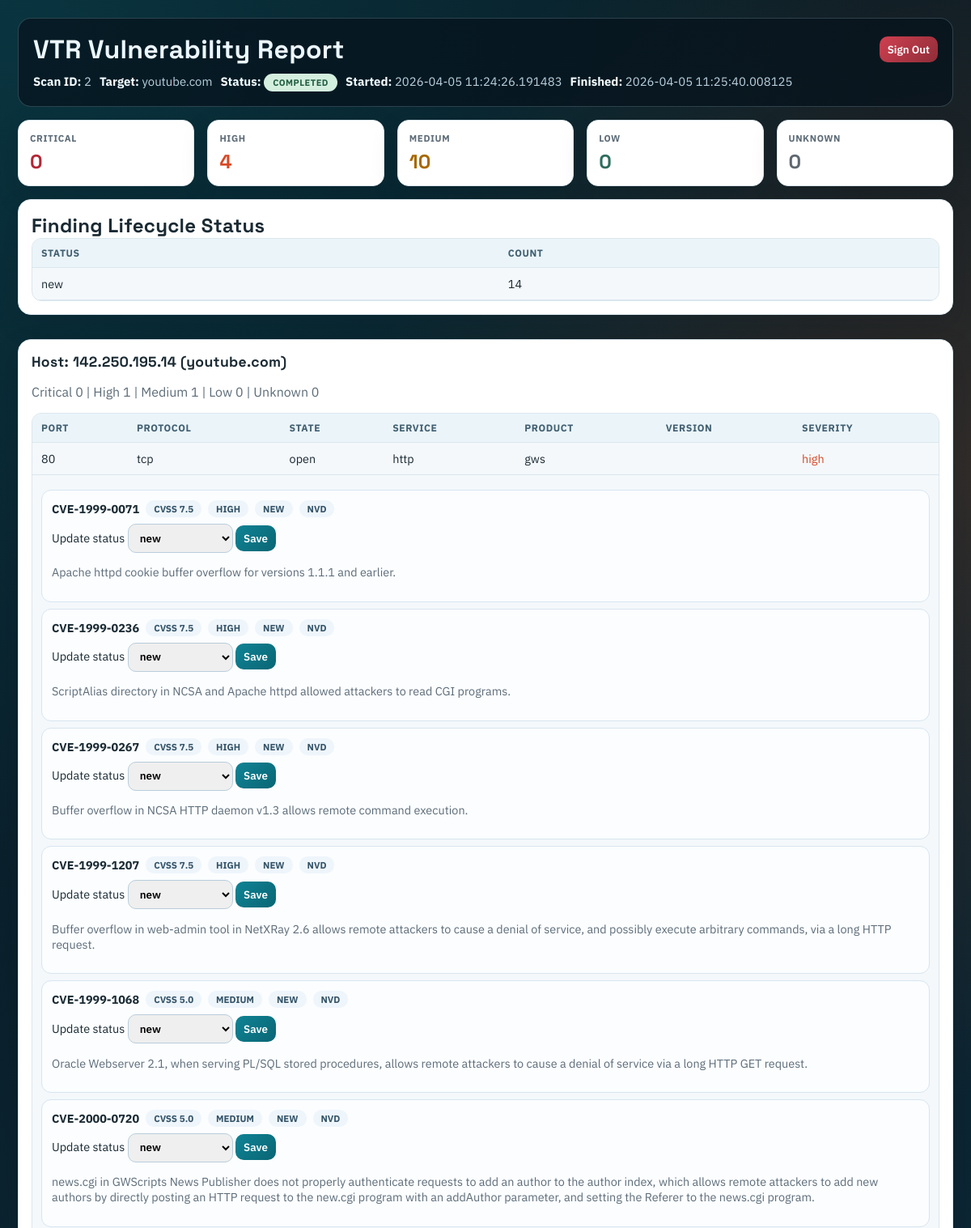
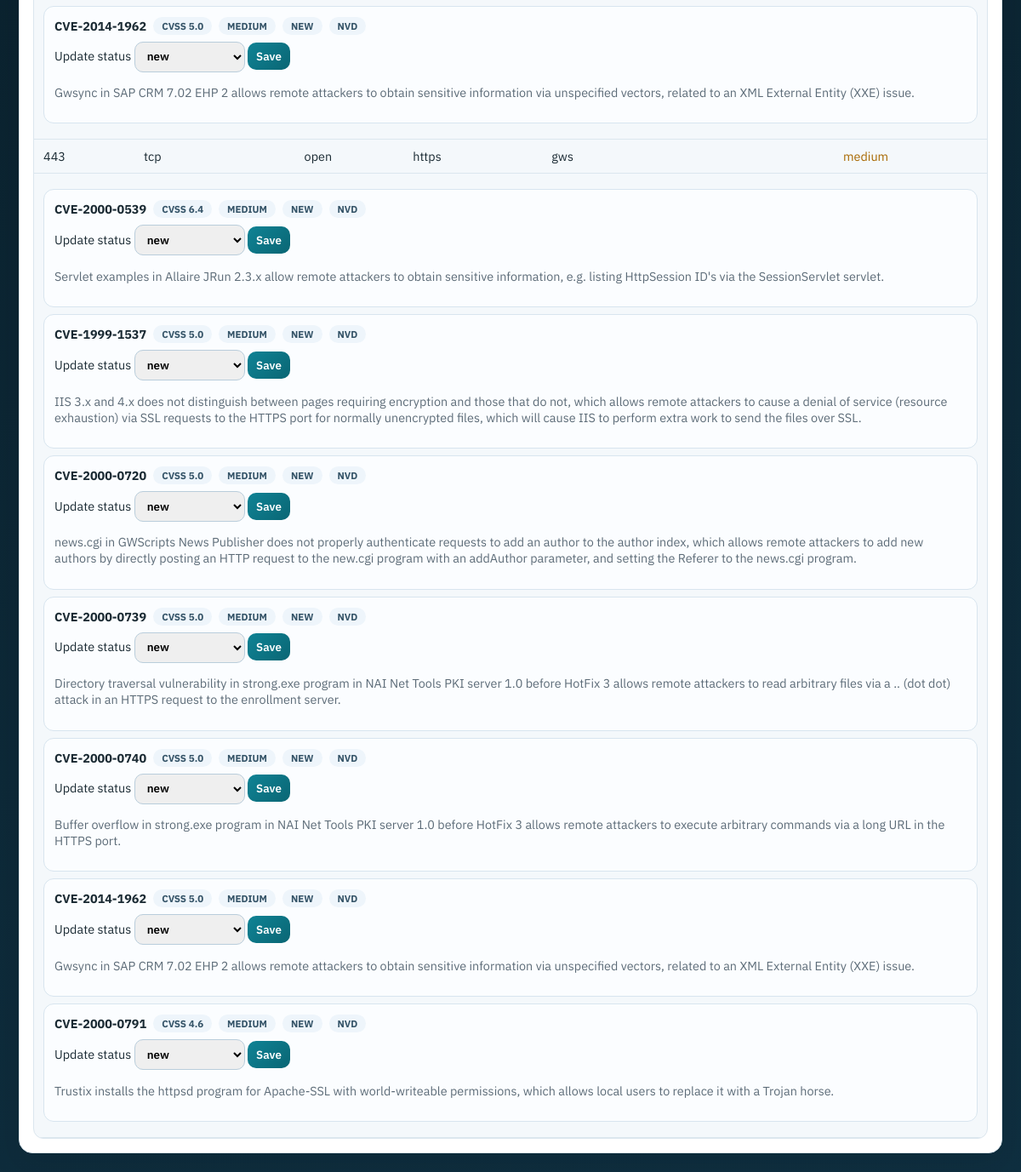
Screenshot of /report/2 (signed in) with the database file from the repository (2 pictures, top to bottom).
### app/models.py (models this page shows)
class Scan(db.Model):
    __tablename__ = "scans"
    id = db.Column(db.Integer, primary_key=True)
    target = db.Column(db.String(256), nullable=False)
    started_at = db.Column(db.DateTime, default=datetime.utcnow)
    finished_at = db.Column(db.DateTime, nullable=True)
    raw_xml = db.Column(db.Text, nullable=True)  # optional: keep xml for debugging
    hosts = db.relationship("Host", backref="scan", cascade="all, delete-orphan")
    findings = db.relationship("VulnerabilityFinding", backref="scan", cascade="all, delete-orphan")

class VulnerabilityFinding(db.Model):
    __tablename__ = "vulnerability_findings"
    id = db.Column(db.Integer, primary_key=True)
    scan_id = db.Column(db.Integer, db.ForeignKey("scans.id"), nullable=False)
    host_id = db.Column(db.Integer, db.ForeignKey("hosts.id"), nullable=False)
    service_id = db.Column(db.Integer, db.ForeignKey("services.id"), nullable=False)
    cve_id = db.Column(db.String(32), nullable=False)
    description = db.Column(db.Text, nullable=True)
    cvss_score = db.Column(db.Float, nullable=True)
    severity = db.Column(db.String(16), nullable=False)
    source = db.Column(db.String(32), nullable=False, default="nvd")
    status = db.Column(db.String(32), nullable=False, default="new")
    first_seen_at = db.Column(db.DateTime, default=datetime.utcnow)
    last_seen_at = db.Column(db.DateTime, default=datetime.utcnow)

class Host(db.Model):
    __tablename__ = "hosts"
    id = db.Column(db.Integer, primary_key=True)
    scan_id = db.Column(db.Integer, db.ForeignKey("scans.id"), nullable=False)
    ip = db.Column(db.String(64), nullable=False)
    hostname = db.Column(db.String(256), nullable=True)
    services = db.relationship("Service", backref="host", cascade="all, delete-orphan")
    findings = db.relationship("VulnerabilityFinding", backref="host", cascade="all, delete-orphan")

class Service(db.Model):
    __tablename__ = "services"
    id = db.Column(db.Integer, primary_key=True)
    host_id = db.Column(db.Integer, db.ForeignKey("hosts.id"), nullable=False)
    port = db.Column(db.Integer, nullable=False)
    protocol = db.Column(db.String(16), nullable=False)
    state = db.Column(db.String(32), nullable=True)
    service_name = db.Column(db.String(128), nullable=True)
    product = db.Column(db.String(256), nullable=True)
    version = db.Column(db.String(128), nullable=True)
    findings = db.relationship("VulnerabilityFinding", backref="service", cascade="all, delete-orphan")

### app/routes.py (the view)
@main.route("/report/<int:scan_id>")
@login_required
def report(scan_id):
    scan = Scan.query.get_or_404(scan_id)
    status = _scan_status(scan)
    error_message = _scan_error(scan)
    hosts = []
    counts = {"critical": 0, "high": 0, "medium": 0, "low": 0, "unknown": 0}
    finding_counts_by_status = {}
    findings_by_service_id = {}
    for finding in scan.findings:
        findings_by_service_id.setdefault(finding.service_id, []).append(finding)
        finding_status = (finding.status or "new").lower()
        finding_counts_by_status[finding_status] = finding_counts_by_status.get(finding_status, 0) + 1
        sev = (finding.severity or "unknown").lower()
        if sev not in counts:
            sev = "unknown"
        counts[sev] += 1
    for h in scan.hosts:
        host_services = []
        host_counts = {"critical": 0, "high": 0, "medium": 0, "low": 0, "unknown": 0}
        for s in h.services:
            service_findings = findings_by_service_id.get(s.id, [])
            service_severity = _classify_service_severity(
                {
                    "port": s.port,
                    "state": s.state,
                    "service": s.service_name,
                }
            )
            if service_findings:
                scored = [f.cvss_score for f in service_findings if f.cvss_score is not None]
                best_score = max(scored) if scored else None
                service_severity = _severity_from_score(best_score)
                host_counts[service_severity if service_severity in host_counts else "unknown"] += 1
            else:
                host_counts[service_severity] += 1
            host_services.append(
                {
                    "port": s.port,
                    "protocol": s.protocol,
                    "state": s.state,
                    "service": s.service_name,
                    "product": s.product,
                    "version": s.version,
                    "severity": service_severity,
                    "findings": [
                        {
                            "id": f.id,
                            "cve_id": f.cve_id,
                            "cvss_score": f.cvss_score,
                            "severity": f.severity,
                            "status": f.status,
                            "source": f.source,
                            "description": f.description,
                        }
                        for f in service_findings
                    ],
                }
            )
        hosts.append({
            "ip": h.ip,
            "hostname": h.hostname,
            "services": host_services,
            "counts": host_counts,
        })
    return render_template(
        "report.html",
        scan=scan,
        hosts=hosts,
        counts=counts,
        status=status,
        error_message=error_message,
        finding_counts_by_status=finding_counts_by_status,
    )

### app/routes.py (called while the page is built)
def _classify_service_severity(service):
    state = (service.get("state") or "").lower()
    if state != "open":
        return "low"
    port = service.get("port") or 0
    service_name = (service.get("service_name") or service.get("service") or "").lower()
    if port in _CRITICAL_PORTS or service_name in _CRITICAL_SERVICES:
        return "critical"
    if port in _HIGH_PORTS or service_name in _HIGH_SERVICES:
        return "high"
    if port > 0:
        return "medium"
    return "low"

def _scan_status(scan):
    raw_xml = scan.raw_xml or ""
    if scan.finished_at is None:
        if raw_xml.startswith("STATUS:RUNNING"):
            return "running"
        return "queued"
    if "\n\nERROR:" in raw_xml or raw_xml.startswith("ERROR:"):
        return "failed"
    return "completed"

def _scan_error(scan):
    raw_xml = scan.raw_xml or ""
    marker = "ERROR:"
    idx = raw_xml.rfind(marker)
    if idx == -1:
        return None
    return raw_xml[idx + len(marker):].strip() or "Unknown scan error"

def _severity_from_score(score):
    if score is None:
        return "unknown"
    if score >= 9.0:
        return "critical"
    if score >= 7.0:
        return "high"
    if score >= 4.0:
        return "medium"
    return "low"

def _is_authenticated():
    return bool(session.get("authenticated"))

def login_required(view_func):
    @wraps(view_func)
    def wrapper(*args, **kwargs):
        if _is_authenticated():
            return view_func(*args, **kwargs)
        flash("Please sign in to continue", "danger")
        return redirect(url_for("main.login", next=request.path))
    return wrapper

### app/templates/report.html (shortened to what this page needs)
<!doctype html>
<html>
<head>
</head>
<body>
  <div class="layout">
    <header class="header">
      <div class="header-top">
        <h1>VTR Vulnerability Report</h1>
        <form action="{{ url_for('main.logout') }}" method="post">
          <button class="signout" type="submit">Sign Out</button>
        </form>
      </div>
      <div class="meta">
        <span><strong>Scan ID:</strong> {{ scan.id }}</span>
        <span><strong>Target:</strong> {{ scan.target }}</span>
        <span><strong>Status:</strong> <span class="badge {{ status }}">{{ status }}</span></span>
        <span><strong>Started:</strong> {{ scan.started_at }}</span>
        <span><strong>Finished:</strong> {{ scan.finished_at or "Not finished" }}</span>
      </div>
    </header>
    <section class="grid">
      <article class="sev-card"><div class="label">Critical</div><div class="value sev-critical">{{ counts.critical }}</div></article>
      <article class="sev-card"><div class="label">High</div><div class="value sev-high">{{ counts.high }}</div></article>
      <article class="sev-card"><div class="label">Medium</div><div class="value sev-medium">{{ counts.medium }}</div></article>
      <article class="sev-card"><div class="label">Low</div><div class="value sev-low">{{ counts.low }}</div></article>
      <article class="sev-card"><div class="label">Unknown</div><div class="value sev-unknown">{{ counts.unknown }}</div></article>
    </section>
    {% if finding_counts_by_status %}
      <section class="panel">
        <h2>Finding Lifecycle Status</h2>
        <div class="status-table-wrap">
          <table>
            <thead><tr><th>Status</th><th>Count</th></tr></thead>
            <tbody>
              {% for key, value in finding_counts_by_status.items() %}
                <tr>
                  <td>{{ key }}</td>
                  <td>{{ value }}</td>
                </tr>
              {% endfor %}
            </tbody>
          </table>
        </div>
      </section>
    {% endif %}
    {% if hosts %}
      {% for host in hosts %}
        <section class="panel">
          <h2 class="host-title">Host: {{ host.ip }} {% if host.hostname %}({{ host.hostname }}){% endif %}</h2>
          <p class="muted">
            Critical {{ host.counts.critical }} |
            High {{ host.counts.high }} |
            Medium {{ host.counts.medium }} |
            Low {{ host.counts.low }} |
            Unknown {{ host.counts.unknown }}
          </p>
          <div class="service-table-wrap">
            <table>
              <thead><tr><th>Port</th><th>Protocol</th><th>State</th><th>Service</th><th>Product</th><th>Version</th><th>Severity</th></tr></thead>
              <tbody>
                {% for svc in host.services %}
                <tr>
                  <td>{{ svc.port }}</td>
                  <td>{{ svc.protocol }}</td>
                  <td>{{ svc.state }}</td>
                  <td>{{ svc.service }}</td>
                  <td>{{ svc.product or "" }}</td>
                  <td>{{ svc.version or "" }}</td>
                  <td class="sev-{{ svc.severity }}">{{ svc.severity }}</td>
                </tr>
                {% if svc.findings %}
                <tr>
                  <td colspan="7">
                    {% for finding in svc.findings %}
                      <div class="finding-card">
                        <div class="finding-top">
                          <strong>{{ finding.cve_id }}</strong>
                          <span class="chip">CVSS {{ finding.cvss_score if finding.cvss_score is not none else "N/A" }}</span>
                          <span class="chip">{{ finding.severity }}</span>
                          <span class="chip">{{ finding.status }}</span>
                          <span class="chip">{{ finding.source }}</span>
                        </div>
                        <form action="{{ url_for('main.update_finding_status', finding_id=finding.id) }}" method="post">
                          <label>
                            Update status
                            <select name="status">
                              <option value="new" {% if finding.status == 'new' %}selected{% endif %}>new</option>
                            </select>
                          </label>
                          <button type="submit">Save</button>
                        </form>
                        {% if finding.description %}
                          <p class="muted">{{ finding.description }}</p>
                        {% endif %}
                      </div>
                    {% endfor %}
                  </td>
                </tr>
                {% endif %}
                {% endfor %}
              </tbody>
            </table>
          </div>
        </section>
      {% endfor %}
    {% else %}
      <section class="panel">
        <p>No hosts discovered.</p>
      </section>
    {% endif %}
  </div>
</body>
</html>

### app/templates/report.html (style rules this page uses)
:root { --bg-main: #081922; --bg-accent: #0f2f40; --panel: #ffffff; --panel-soft: #f4f8fb; --text-main: #1a2a33; --text-soft: #5d6c78; --brand: #0f8395; --brand-strong: #0a6674; --critical: #b32735; --high: #d74825; --medium: #a86800; --low: #2e6d5d; --unknown: #5f6870; --border: #dbe6ee; --shadow: 0 12px 34px rgba(6, 20, 29, 0.14); }
* { box-sizing: border-box; }
body { margin: 0; min-height: 100vh; padding: 22px; font-family: "IBM Plex Sans", sans-serif; color: var(--text-main); background: radial-gradient(circle at 0% 0%, rgba(13, 140, 157, 0.24), transparent 35%), radial-gradient(circle at 100% 20%, rgba(222, 99, 35, 0.18), transparent 30%), linear-gradient(160deg, var(--bg-main), var(--bg-accent)); }
.layout { max-width: 1180px; margin: 0 auto; display: grid; gap: 16px; }
.header { border-radius: 16px; background: rgba(6, 19, 29, 0.72); color: #ecf7ff; border: 1px solid rgba(184, 217, 232, 0.22); padding: 18px; display: grid; gap: 10px; animation: reveal 420ms ease; }
.header-top { display: flex; justify-content: space-between; align-items: center; gap: 12px; flex-wrap: wrap; }
h1, h2 { margin: 0; font-family: "Space Grotesk", sans-serif; letter-spacing: 0.3px; }
.meta { display: flex; flex-wrap: wrap; gap: 10px; color: #b9d2df; font-size: 0.93rem; }
.meta strong { color: #f2fbff; }
.badge { display: inline-block; padding: 4px 11px; border-radius: 999px; font-size: 11px; font-weight: 700; text-transform: uppercase; letter-spacing: 0.5px; }
.completed { background: #d5efdf; color: #235e43; }
.grid { display: grid; gap: 16px; grid-template-columns: repeat(5, minmax(120px, 1fr)); animation: reveal 460ms ease; }
.sev-card { background: var(--panel); border: 1px solid var(--border); border-radius: 14px; padding: 14px; box-shadow: var(--shadow); }
.sev-card .label { text-transform: uppercase; letter-spacing: 0.6px; font-size: 0.72rem; color: var(--text-soft); margin-bottom: 6px; font-weight: 700; }
.sev-card .value { font-size: 1.5rem; font-family: "Space Grotesk", sans-serif; font-weight: 700; }
.sev-critical { color: var(--critical); }
.sev-high { color: var(--high); }
.sev-medium { color: var(--medium); }
.sev-low { color: var(--low); }
.sev-unknown { color: var(--unknown); }
.panel { background: var(--panel); border: 1px solid var(--border); border-radius: 16px; padding: 16px; box-shadow: var(--shadow); animation: reveal 500ms ease; }
.panel + .panel { margin-top: 14px; }
.muted { color: var(--text-soft); }
.status-table-wrap, .service-table-wrap { overflow-x: auto; border: 1px solid var(--border); border-radius: 12px; background: var(--panel-soft); }
table { width: 100%; border-collapse: collapse; min-width: 720px; }
th, td { padding: 10px 11px; text-align: left; border-bottom: 1px solid #dbe6ee; font-size: 0.9rem; vertical-align: top; }
th { font-size: 0.76rem; text-transform: uppercase; letter-spacing: 0.58px; background: #ebf4f9; color: #415f70; }
.host-title { margin: 0 0 8px; font-size: 1.1rem; }
.finding-card { border: 1px solid #d8e5ef; border-radius: 12px; padding: 12px; margin: 8px 0; background: #fbfdff; }
.finding-top { display: flex; flex-wrap: wrap; gap: 8px; align-items: center; margin-bottom: 8px; font-size: 0.9rem; }
.chip { display: inline-block; border-radius: 999px; padding: 3px 10px; font-size: 0.72rem; font-weight: 700; text-transform: uppercase; background: #eef5fb; color: #355468; }
select, button { border-radius: 10px; border: 1px solid #b9cddb; padding: 7px 10px; font-weight: 600; font-family: inherit; }
button { color: #fff; border: none; background: linear-gradient(135deg, var(--brand), var(--brand-strong)); cursor: pointer; }
.signout { background: linear-gradient(135deg, #cf4050, #8f2d38); }

### rows the page displays
Scan: id "2", target "youtube.com", started_at "2026-04-05 11:24:26.191483", finished_at "2026-04-05 11:25:40.008125"
VulnerabilityFinding: status "new", id "14", cve_id "CVE-2000-0791", cvss_score "4.6", severity "MEDIUM", status "NEW", source "NVD", description "Trustix installs the httpsd program for Apache-SSL with world-writeable permissions, which allows local users to replace it with a Trojan horse."
Host: ip "142.250.195.14", hostname "youtube.com", counts.critical "0", counts.high "1", counts.medium "1", counts.low "0", counts.unknown "0"
Service: port "80", protocol "tcp", state "open", service "http", product "gws", severity "high"
VulnerabilityFinding: cve_id "CVE-1999-0071", cvss_score "7.5", severity "HIGH", status "NEW", source "NVD", status "new", description "Apache httpd cookie buffer overflow for versions 1.1.1 and earlier."
VulnerabilityFinding: cve_id "CVE-1999-0236", cvss_score "7.5", severity "HIGH", status "NEW", source "NVD", status "new", description "ScriptAlias directory in NCSA and Apache httpd allowed attackers to read CGI programs."
VulnerabilityFinding: cve_id "CVE-1999-0267", cvss_score "7.5", severity "HIGH", status "NEW", source "NVD", status "new", description "Buffer overflow in NCSA HTTP daemon v1.3 allows remote command execution."
VulnerabilityFinding: cve_id "CVE-1999-1207", cvss_score "7.5", severity "HIGH", status "NEW", source "NVD", status "new", description "Buffer overflow in web-admin tool in NetXRay 2.6 allows remote attackers to cause a denial of service, and possibly execute arbitrary commands, via a long HTTP request."
VulnerabilityFinding: cve_id "CVE-1999-1068", cvss_score "5.0", severity "MEDIUM", status "NEW", source "NVD", status "new", description "Oracle Webserver 2.1, when serving PL/SQL stored procedures, allows remote attackers to cause a denial of service via a long HTTP GET request."
VulnerabilityFinding: cve_id "CVE-2000-0720", cvss_score "5.0", severity "MEDIUM", status "NEW", source "NVD", status "new", description "news.cgi in GWScripts News Publisher does not properly authenticate requests to add an author to the author index, which allows remote attackers to add new authors by directly posting an HTTP request to the new.cgi program with an addAuthor parameter, and setting the Referer to the news.cgi program."
VulnerabilityFinding: cve_id "CVE-2014-1962", cvss_score "5.0", severity "MEDIUM", status "NEW", source "NVD", status "new", description "Gwsync in SAP CRM 7.02 EHP 2 allows remote attackers to obtain sensitive information via unspecified vectors, related to an XML External Entity (XXE) issue."
Service: port "443", protocol "tcp", state "open", service "https", product "gws", severity "medium"
VulnerabilityFinding: cve_id "CVE-2000-0539", cvss_score "6.4", severity "MEDIUM", status "NEW", source "NVD", status "new", description "Servlet examples in Allaire JRun 2.3.x allow remote attackers to obtain sensitive information, e.g. listing HttpSession ID's via the SessionServlet servlet."
VulnerabilityFinding: cve_id "CVE-1999-1537", cvss_score "5.0", severity "MEDIUM", status "NEW", source "NVD", status "new", description "IIS 3.x and 4.x does not distinguish between pages requiring encryption and those that do not, which allows remote attackers to cause a denial of service (resource exhaustion) via SSL requests to the HTTPS port for normally unencrypted files, which will cause IIS to perform extra work to send the files over SSL."
VulnerabilityFinding: cve_id "CVE-2000-0720", cvss_score "5.0", severity "MEDIUM", status "NEW", source "NVD", status "new", description "news.cgi in GWScripts News Publisher does not properly authenticate requests to add an author to the author index, which allows remote attackers to add new authors by directly posting an HTTP request to the new.cgi program with an addAuthor parameter, and setting the Referer to the news.cgi program."
VulnerabilityFinding: cve_id "CVE-2000-0739", cvss_score "5.0", severity "MEDIUM", status "NEW", source "NVD", status "new", description "Directory traversal vulnerability in strong.exe program in NAI Net Tools PKI server 1.0 before HotFix 3 allows remote attackers to read arbitrary files via a .. (dot dot) attack in an HTTPS request to the enrollment server."
VulnerabilityFinding: cve_id "CVE-2000-0740", cvss_score "5.0", severity "MEDIUM", status "NEW", source "NVD", status "new", description "Buffer overflow in strong.exe program in NAI Net Tools PKI server 1.0 before HotFix 3 allows remote attackers to execute arbitrary commands via a long URL in the HTTPS port."
VulnerabilityFinding: cve_id "CVE-2014-1962", cvss_score "5.0", severity "MEDIUM", status "NEW", source "NVD", status "new", description "Gwsync in SAP CRM 7.02 EHP 2 allows remote attackers to obtain sensitive information via unspecified vectors, related to an XML External Entity (XXE) issue."

### other values shown
{{ status }} "COMPLETED"
{{ counts.critical }} "0"
{{ counts.high }} "4"
{{ counts.medium }} "10"
{{ counts.low }} "0"
{{ counts.unknown }} "0"
